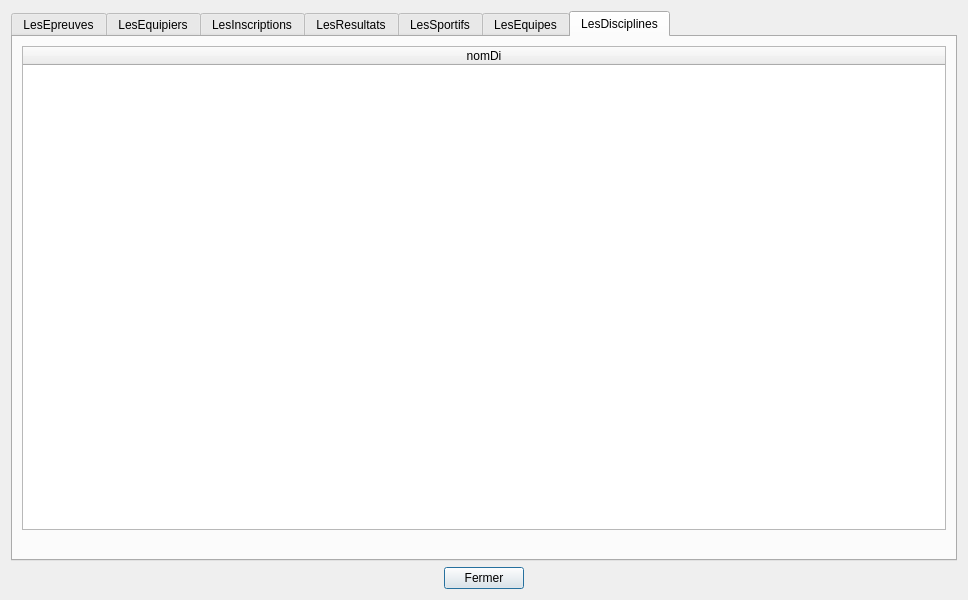
<?xml version="1.0" encoding="UTF-8"?>
<ui version="4.0">
 <class>tablesData</class>
 <widget class="QDialog" name="tablesData">
  <property name="geometry">
   <rect>
    <x>0</x>
    <y>0</y>
    <width>968</width>
    <height>600</height>
   </rect>
  </property>
  <property name="sizePolicy">
   <sizepolicy hsizetype="Preferred" vsizetype="Preferred">
    <horstretch>0</horstretch>
    <verstretch>0</verstretch>
   </sizepolicy>
  </property>
  <property name="minimumSize">
   <size>
    <width>0</width>
    <height>0</height>
   </size>
  </property>
  <property name="windowTitle">
   <string>BD JO</string>
  </property>
  <layout class="QVBoxLayout" name="verticalLayout">
   <item>
    <widget class="QTabWidget" name="tabWidget">
     <property name="currentIndex">
      <number>6</number>
     </property>
     <widget class="QWidget" name="tabEpreuves">
      <attribute name="title">
       <string>LesEpreuves</string>
      </attribute>
      <layout class="QVBoxLayout" name="verticalLayout_2">
       <item>
        <widget class="QTableWidget" name="tableEpreuves">
         <property name="sizePolicy">
          <sizepolicy hsizetype="Expanding" vsizetype="Expanding">
           <horstretch>0</horstretch>
           <verstretch>0</verstretch>
          </sizepolicy>
         </property>
         <property name="minimumSize">
          <size>
           <width>0</width>
           <height>400</height>
          </size>
         </property>
         <property name="baseSize">
          <size>
           <width>0</width>
           <height>0</height>
          </size>
         </property>
         <property name="layoutDirection">
          <enum>Qt::LeftToRight</enum>
         </property>
         <property name="sizeAdjustPolicy">
          <enum>QAbstractScrollArea::AdjustToContents</enum>
         </property>
         <property name="sortingEnabled">
          <bool>true</bool>
         </property>
         <property name="columnCount">
          <number>7</number>
         </property>
         <attribute name="horizontalHeaderCascadingSectionResizes">
          <bool>true</bool>
         </attribute>
         <attribute name="horizontalHeaderDefaultSectionSize">
          <number>150</number>
         </attribute>
         <attribute name="horizontalHeaderHighlightSections">
          <bool>true</bool>
         </attribute>
         <attribute name="horizontalHeaderMinimumSectionSize">
          <number>50</number>
         </attribute>
         <attribute name="horizontalHeaderShowSortIndicator" stdset="0">
          <bool>true</bool>
         </attribute>
         <attribute name="horizontalHeaderStretchLastSection">
          <bool>true</bool>
         </attribute>
         <attribute name="verticalHeaderVisible">
          <bool>false</bool>
         </attribute>
         <column>
          <property name="text">
           <string>numEp</string>
          </property>
         </column>
         <column>
          <property name="text">
           <string>nomEp</string>
          </property>
         </column>
         <column>
          <property name="text">
           <string>formeEp</string>
          </property>
         </column>
         <column>
          <property name="text">
           <string>nomDi</string>
          </property>
         </column>
         <column>
          <property name="text">
           <string>categorieEp</string>
          </property>
         </column>
         <column>
          <property name="text">
           <string>nbSportifsEp</string>
          </property>
         </column>
         <column>
          <property name="text">
           <string>dateEp</string>
          </property>
         </column>
        </widget>
       </item>
       <item>
        <widget class="QLabel" name="label_epreuves">
         <property name="palette">
          <palette>
           <active>
            <colorrole role="WindowText">
             <brush brushstyle="SolidPattern">
              <color alpha="255">
               <red>255</red>
               <green>0</green>
               <blue>0</blue>
              </color>
             </brush>
            </colorrole>
           </active>
           <inactive>
            <colorrole role="WindowText">
             <brush brushstyle="SolidPattern">
              <color alpha="255">
               <red>255</red>
               <green>0</green>
               <blue>0</blue>
              </color>
             </brush>
            </colorrole>
           </inactive>
           <disabled>
            <colorrole role="WindowText">
             <brush brushstyle="SolidPattern">
              <color alpha="255">
               <red>120</red>
               <green>120</green>
               <blue>120</blue>
              </color>
             </brush>
            </colorrole>
           </disabled>
          </palette>
         </property>
         <property name="text">
          <string/>
         </property>
         <property name="scaledContents">
          <bool>true</bool>
         </property>
         <property name="alignment">
          <set>Qt::AlignCenter</set>
         </property>
        </widget>
       </item>
      </layout>
     </widget>
     <widget class="QWidget" name="tabEquipiers">
      <attribute name="title">
       <string>LesEquipiers</string>
      </attribute>
      <layout class="QVBoxLayout" name="verticalLayout_4">
       <item>
        <widget class="QTableWidget" name="tableEquipiers">
         <property name="sizePolicy">
          <sizepolicy hsizetype="Expanding" vsizetype="Expanding">
           <horstretch>0</horstretch>
           <verstretch>0</verstretch>
          </sizepolicy>
         </property>
         <property name="minimumSize">
          <size>
           <width>0</width>
           <height>400</height>
          </size>
         </property>
         <property name="baseSize">
          <size>
           <width>0</width>
           <height>0</height>
          </size>
         </property>
         <property name="columnCount">
          <number>2</number>
         </property>
         <attribute name="horizontalHeaderDefaultSectionSize">
          <number>200</number>
         </attribute>
         <attribute name="horizontalHeaderMinimumSectionSize">
          <number>50</number>
         </attribute>
         <attribute name="horizontalHeaderStretchLastSection">
          <bool>true</bool>
         </attribute>
         <attribute name="verticalHeaderVisible">
          <bool>false</bool>
         </attribute>
         <column>
          <property name="text">
           <string>numEq</string>
          </property>
         </column>
         <column>
          <property name="text">
           <string>numSp</string>
          </property>
         </column>
        </widget>
       </item>
       <item>
        <widget class="QLabel" name="label_equipiers">
         <property name="palette">
          <palette>
           <active>
            <colorrole role="WindowText">
             <brush brushstyle="SolidPattern">
              <color alpha="255">
               <red>255</red>
               <green>0</green>
               <blue>0</blue>
              </color>
             </brush>
            </colorrole>
           </active>
           <inactive>
            <colorrole role="WindowText">
             <brush brushstyle="SolidPattern">
              <color alpha="255">
               <red>255</red>
               <green>0</green>
               <blue>0</blue>
              </color>
             </brush>
            </colorrole>
           </inactive>
           <disabled>
            <colorrole role="WindowText">
             <brush brushstyle="SolidPattern">
              <color alpha="255">
               <red>120</red>
               <green>120</green>
               <blue>120</blue>
              </color>
             </brush>
            </colorrole>
           </disabled>
          </palette>
         </property>
         <property name="text">
          <string/>
         </property>
         <property name="alignment">
          <set>Qt::AlignCenter</set>
         </property>
        </widget>
       </item>
      </layout>
     </widget>
     <widget class="QWidget" name="tabInscriptions">
      <attribute name="title">
       <string>LesInscriptions</string>
      </attribute>
      <layout class="QVBoxLayout" name="verticalLayout_5">
       <item>
        <widget class="QTableWidget" name="tableInscriptions">
         <attribute name="horizontalHeaderDefaultSectionSize">
          <number>200</number>
         </attribute>
         <attribute name="horizontalHeaderMinimumSectionSize">
          <number>50</number>
         </attribute>
         <attribute name="horizontalHeaderStretchLastSection">
          <bool>true</bool>
         </attribute>
         <attribute name="verticalHeaderVisible">
          <bool>false</bool>
         </attribute>
         <column>
          <property name="text">
           <string>numIn</string>
          </property>
         </column>
         <column>
          <property name="text">
           <string>numEp</string>
          </property>
         </column>
        </widget>
       </item>
       <item>
        <widget class="QLabel" name="label_inscriptions">
         <property name="palette">
          <palette>
           <active>
            <colorrole role="WindowText">
             <brush brushstyle="SolidPattern">
              <color alpha="255">
               <red>255</red>
               <green>0</green>
               <blue>0</blue>
              </color>
             </brush>
            </colorrole>
           </active>
           <inactive>
            <colorrole role="WindowText">
             <brush brushstyle="SolidPattern">
              <color alpha="255">
               <red>255</red>
               <green>0</green>
               <blue>0</blue>
              </color>
             </brush>
            </colorrole>
           </inactive>
           <disabled>
            <colorrole role="WindowText">
             <brush brushstyle="SolidPattern">
              <color alpha="255">
               <red>120</red>
               <green>120</green>
               <blue>120</blue>
              </color>
             </brush>
            </colorrole>
           </disabled>
          </palette>
         </property>
         <property name="text">
          <string/>
         </property>
         <property name="alignment">
          <set>Qt::AlignCenter</set>
         </property>
        </widget>
       </item>
      </layout>
     </widget>
     <widget class="QWidget" name="tabResultats">
      <attribute name="title">
       <string>LesResultats</string>
      </attribute>
      <layout class="QVBoxLayout" name="verticalLayout_6">
       <item>
        <widget class="QTableWidget" name="tableResultats">
         <attribute name="horizontalHeaderDefaultSectionSize">
          <number>200</number>
         </attribute>
         <attribute name="horizontalHeaderMinimumSectionSize">
          <number>50</number>
         </attribute>
         <attribute name="horizontalHeaderStretchLastSection">
          <bool>true</bool>
         </attribute>
         <attribute name="verticalHeaderVisible">
          <bool>false</bool>
         </attribute>
         <column>
          <property name="text">
           <string>numEp</string>
          </property>
         </column>
         <column>
          <property name="text">
           <string>gold</string>
          </property>
         </column>
         <column>
          <property name="text">
           <string>silver</string>
          </property>
         </column>
         <column>
          <property name="text">
           <string>bronze</string>
          </property>
         </column>
        </widget>
       </item>
       <item>
        <widget class="QLabel" name="label_resultats">
         <property name="palette">
          <palette>
           <active>
            <colorrole role="WindowText">
             <brush brushstyle="SolidPattern">
              <color alpha="255">
               <red>255</red>
               <green>0</green>
               <blue>0</blue>
              </color>
             </brush>
            </colorrole>
           </active>
           <inactive>
            <colorrole role="WindowText">
             <brush brushstyle="SolidPattern">
              <color alpha="255">
               <red>255</red>
               <green>0</green>
               <blue>0</blue>
              </color>
             </brush>
            </colorrole>
           </inactive>
           <disabled>
            <colorrole role="WindowText">
             <brush brushstyle="SolidPattern">
              <color alpha="255">
               <red>120</red>
               <green>120</green>
               <blue>120</blue>
              </color>
             </brush>
            </colorrole>
           </disabled>
          </palette>
         </property>
         <property name="text">
          <string/>
         </property>
         <property name="alignment">
          <set>Qt::AlignCenter</set>
         </property>
        </widget>
       </item>
      </layout>
     </widget>
     <widget class="QWidget" name="tabSportifs">
      <attribute name="title">
       <string>LesSportifs</string>
      </attribute>
      <layout class="QVBoxLayout" name="verticalLayout_7">
       <item>
        <widget class="QTableWidget" name="tableSportifs">
         <attribute name="horizontalHeaderDefaultSectionSize">
          <number>110</number>
         </attribute>
         <attribute name="horizontalHeaderMinimumSectionSize">
          <number>50</number>
         </attribute>
         <attribute name="horizontalHeaderStretchLastSection">
          <bool>true</bool>
         </attribute>
         <attribute name="verticalHeaderVisible">
          <bool>false</bool>
         </attribute>
         <column>
          <property name="text">
           <string>numSp</string>
          </property>
         </column>
         <column>
          <property name="text">
           <string>nomSp</string>
          </property>
         </column>
         <column>
          <property name="text">
           <string>prenomSp</string>
          </property>
         </column>
         <column>
          <property name="text">
           <string>pays</string>
          </property>
         </column>
         <column>
          <property name="text">
           <string>categorieSp</string>
          </property>
         </column>
         <column>
          <property name="text">
           <string>dateNaisSp</string>
          </property>
         </column>
         <column>
          <property name="text">
           <string>ageSp</string>
          </property>
         </column>
        </widget>
       </item>
       <item>
        <widget class="QLabel" name="label_sportifs">
         <property name="text">
          <string/>
         </property>
        </widget>
       </item>
      </layout>
     </widget>
     <widget class="QWidget" name="tabEquipes">
      <property name="accessibleDescription">
       <string/>
      </property>
      <attribute name="title">
       <string>LesEquipes</string>
      </attribute>
      <layout class="QVBoxLayout" name="verticalLayout_12">
       <item>
        <widget class="QTableWidget" name="tableEquipes">
         <attribute name="horizontalHeaderShowSortIndicator" stdset="0">
          <bool>true</bool>
         </attribute>
         <attribute name="horizontalHeaderStretchLastSection">
          <bool>true</bool>
         </attribute>
         <attribute name="verticalHeaderVisible">
          <bool>false</bool>
         </attribute>
         <attribute name="verticalHeaderShowSortIndicator" stdset="0">
          <bool>false</bool>
         </attribute>
         <attribute name="verticalHeaderStretchLastSection">
          <bool>false</bool>
         </attribute>
         <column>
          <property name="text">
           <string>numEq</string>
          </property>
          <property name="textAlignment">
           <set>AlignCenter</set>
          </property>
         </column>
         <column>
          <property name="text">
           <string>nbEquipiersEq</string>
          </property>
          <property name="textAlignment">
           <set>AlignCenter</set>
          </property>
         </column>
        </widget>
       </item>
       <item>
        <widget class="QLabel" name="label_equipes">
         <property name="text">
          <string/>
         </property>
        </widget>
       </item>
      </layout>
     </widget>
     <widget class="QWidget" name="tabDisciplines">
      <property name="accessibleDescription">
       <string/>
      </property>
      <attribute name="title">
       <string>LesDisciplines</string>
      </attribute>
      <layout class="QVBoxLayout" name="verticalLayout_13">
       <item>
        <widget class="QTableWidget" name="tableDisciplines">
         <attribute name="horizontalHeaderCascadingSectionResizes">
          <bool>false</bool>
         </attribute>
         <attribute name="horizontalHeaderShowSortIndicator" stdset="0">
          <bool>true</bool>
         </attribute>
         <attribute name="horizontalHeaderStretchLastSection">
          <bool>true</bool>
         </attribute>
         <attribute name="verticalHeaderVisible">
          <bool>false</bool>
         </attribute>
         <attribute name="verticalHeaderShowSortIndicator" stdset="0">
          <bool>false</bool>
         </attribute>
         <attribute name="verticalHeaderStretchLastSection">
          <bool>false</bool>
         </attribute>
         <column>
          <property name="text">
           <string>nomDi</string>
          </property>
          <property name="textAlignment">
           <set>AlignCenter</set>
          </property>
         </column>
        </widget>
       </item>
       <item>
        <widget class="QLabel" name="label_disciplines">
         <property name="text">
          <string/>
         </property>
        </widget>
       </item>
      </layout>
     </widget>
    </widget>
   </item>
   <item>
    <layout class="QHBoxLayout" name="horizontalLayout">
     <item>
      <spacer name="horizontalSpacer">
       <property name="orientation">
        <enum>Qt::Horizontal</enum>
       </property>
       <property name="sizeHint" stdset="0">
        <size>
         <width>40</width>
         <height>20</height>
        </size>
       </property>
      </spacer>
     </item>
     <item>
      <widget class="QPushButton" name="pushButton">
       <property name="text">
        <string>Fermer</string>
       </property>
      </widget>
     </item>
     <item>
      <spacer name="horizontalSpacer_2">
       <property name="orientation">
        <enum>Qt::Horizontal</enum>
       </property>
       <property name="sizeHint" stdset="0">
        <size>
         <width>40</width>
         <height>20</height>
        </size>
       </property>
      </spacer>
     </item>
    </layout>
   </item>
  </layout>
 </widget>
 <resources/>
 <connections>
  <connection>
   <sender>pushButton</sender>
   <signal>clicked()</signal>
   <receiver>tablesData</receiver>
   <slot>close()</slot>
   <hints>
    <hint type="sourcelabel">
     <x>521</x>
     <y>589</y>
    </hint>
    <hint type="destinationlabel">
     <x>323</x>
     <y>169</y>
    </hint>
   </hints>
  </connection>
 </connections>
 <slots>
  <slot>refreshSpectaclesData()</slot>
  <slot>refreshZonesData()</slot>
  <slot>refreshRepresentationsData()</slot>
 </slots>
</ui>
